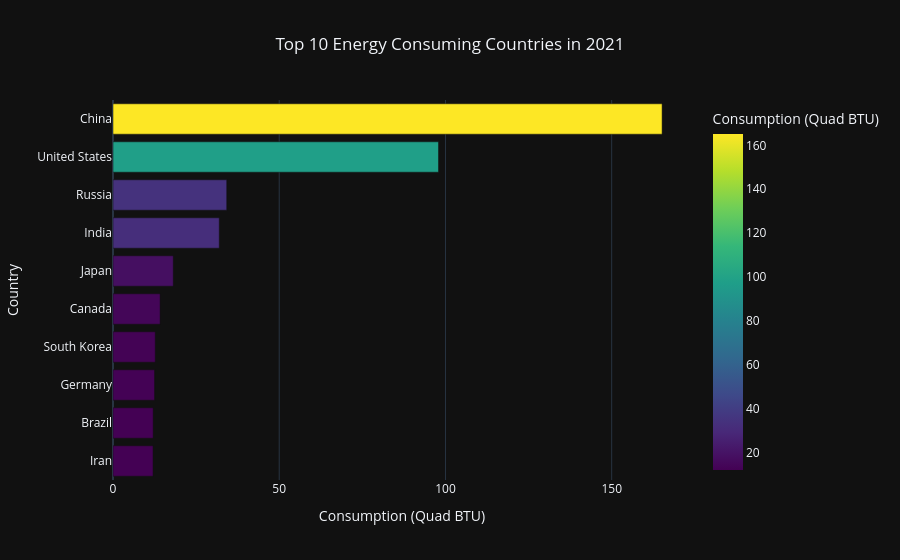

Notebook source saved alongside this figure:
### Code cell
#Top 10 Energy Consuming Countries (2021)
top_10 = df.sort_values(by='2021', ascending=False).head(10)
fig_bar = px.bar(top_10, x='2021', y='Country', orientation='h',
                 title='Top 10 Energy Consuming Countries in 2021',
                 labels={'2021': 'Consumption (Quad BTU)', 'Country': 'Country'},
                 color='2021',
                 color_continuous_scale='Viridis',
                 template='plotly_dark')

fig_bar.update_layout(yaxis={'categoryorder':'total ascending'}, title_x=0.5)
fig_bar.show()

### Figure 1 — Plotly figure (JSON) as saved in the notebook; plotly's stock layout.template omitted (floating-point values rounded to 4 significant figures)
{"data": [{"hovertemplate": "Consumption (Quad BTU)=%{marker.color}<br>Country=%{y}<extra></extra>", "legendgroup": "", "marker": {"color": [165.2, 97.91, 34.21, 31.96, 18.13, 14.17, 12.71, 12.5, 12.09, 12.05], "coloraxis": "coloraxis", "pattern": {"shape": ""}}, "name": "", "orientation": "h", "showlegend": false, "textposition": "auto", "type": "bar", "x": [165.2, 97.91, 34.21, 31.96, 18.13, 14.17, 12.71, 12.5, 12.09, 12.05], "xaxis": "x", "y": ["China", "United States", "Russia", "India", "Japan", "Canada", "South Korea", "Germany", "Brazil", "Iran"], "yaxis": "y"}], "layout": {"barmode": "relative", "coloraxis": {"colorbar": {"title": {"text": "Consumption (Quad BTU)"}}, "colorscale": [[0, "#440154"], [0.1111, "#482878"], [0.2222, "#3e4989"], [0.3333, "#31688e"], [0.4444, "#26828e"], [0.5556, "#1f9e89"], [0.6667, "#35b779"], [0.7778, "#6ece58"], [0.8889, "#b5de2b"], [1, "#fde725"]]}, "legend": {"tracegroupgap": 0}, "title": {"text": "Top 10 Energy Consuming Countries in 2021", "x": 0.5}, "xaxis": {"anchor": "y", "domain": [0, 1], "title": {"text": "Consumption (Quad BTU)"}}, "yaxis": {"anchor": "x", "categoryorder": "total ascending", "domain": [0, 1], "title": {"text": "Country"}}}}
